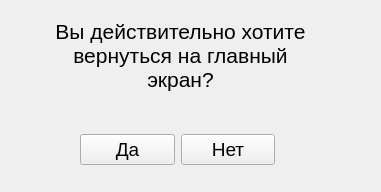
<?xml version="1.0" encoding="UTF-8"?>
<ui version="4.0">
 <class>widget</class>
 <widget class="QWidget" name="widget">
  <property name="geometry">
   <rect>
    <x>0</x>
    <y>0</y>
    <width>381</width>
    <height>192</height>
   </rect>
  </property>
  <property name="windowTitle">
   <string>Подтверждение закрытия</string>
  </property>
  <widget class="QLabel" name="text">
   <property name="geometry">
    <rect>
     <x>50</x>
     <y>10</y>
     <width>261</width>
     <height>91</height>
    </rect>
   </property>
   <property name="font">
    <font>
     <pointsize>16</pointsize>
    </font>
   </property>
   <property name="text">
    <string>Вы действительно хотите вернуться на главный экран?</string>
   </property>
   <property name="alignment">
    <set>Qt::AlignCenter</set>
   </property>
   <property name="wordWrap">
    <bool>true</bool>
   </property>
  </widget>
  <widget class="QWidget" name="">
   <property name="geometry">
    <rect>
     <x>80</x>
     <y>130</y>
     <width>195</width>
     <height>39</height>
    </rect>
   </property>
   <layout class="QHBoxLayout" name="horizontalLayout">
    <item>
     <widget class="QPushButton" name="buttonYes">
      <property name="font">
       <font>
        <pointsize>14</pointsize>
       </font>
      </property>
      <property name="text">
       <string>Да</string>
      </property>
     </widget>
    </item>
    <item>
     <widget class="QPushButton" name="buttonNo">
      <property name="font">
       <font>
        <pointsize>14</pointsize>
       </font>
      </property>
      <property name="text">
       <string>Нет</string>
      </property>
     </widget>
    </item>
   </layout>
  </widget>
 </widget>
 <resources/>
 <connections/>
</ui>
